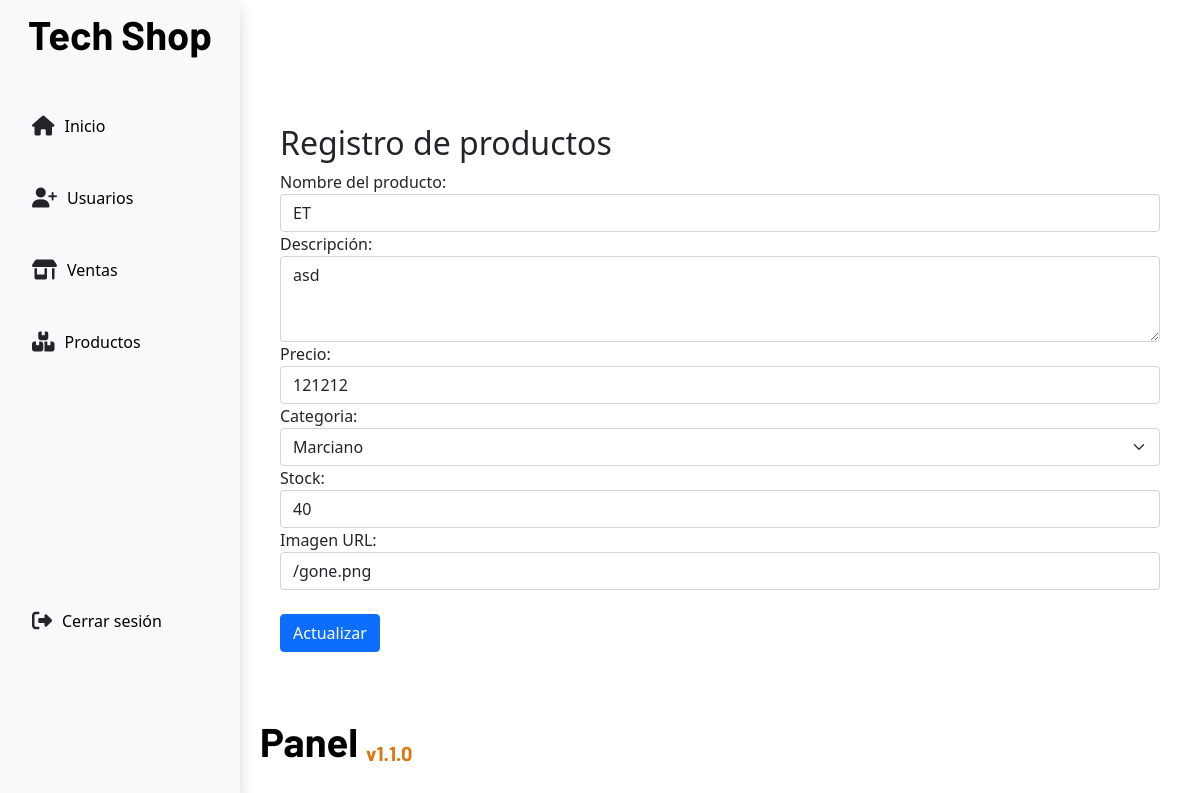
The app's page /dashboard/products/updateProduct/1 (signed in) with its own data.
### app/models.py (models this page shows)
class Products(models.Model):
    name = models.CharField(max_length=255,null=False)
    description = models.TextField(null=False)
    price = models.PositiveIntegerField(null=False)
    category = models.ForeignKey(ProductCategory, on_delete=models.PROTECT)
    stock = models.PositiveIntegerField(null=False)
    urlImage = models.URLField(null=False)

### app/views.py (the view, shortened to what this page needs)
# urls.py: path('dashboard/products/updateProduct/<int:id>',views.updateProduct,name='updateProduct'),
def updateProduct(request,id):
    productToUpdate = get_object_or_404(Products,id=id)
    if request.method == 'GET':
        categorys = ProductCategory.objects.all()
        return render(request, 'adShop/productsCrud/updateProds.html',{'productToUpdate':productToUpdate,'categorys':categorys})

### app/context_processors.py (called while the page is built)
def is_auth(request):
    user_auth = request.session.get("isAuthenticated")
    role = request.session.get("role")
    return {
        "user_auth": user_auth,
        "role": role
    }

### app/templates/adShop/productsCrud/updateProds.html (shortened to what this page needs)
{% extends 'adShop/base.html' %}
{% block content %}
<div class="container mt-5">
    <h2>Registro de productos</h2>
    <form method="post">
        <div class="form-group">
            <label for="productName">Nombre del producto:</label>
            <input type="text" class="form-control" id="productName" name="name" value="{{productToUpdate.name}}" required>
        </div>
        <div class="form-group">
            <label for="productDescription">Descripción:</label>
            <textarea class="form-control" id="productDescription" name="description" rows="3" value="{{productToUpdate.description}}" required>{{productToUpdate.description}}</textarea>
        </div>
        <div class="form-group">
            <label for="productPrice">Precio:</label>
            <input type="number" class="form-control" id="productPrice" name="price" value="{{productToUpdate.price}}" required>
        </div>
        <div class="form-group">
            <label for="productCategory">Categoria:</label>
            <select class="form-select" name="category" id="category">
                {% for category in categorys %}
                <option value="{{category.id}}">{{category.category}}</option>
                {% endfor %}
            </select>
        </div>
        <div class="form-group">
            <label for="productStock">Stock:</label>
            <input type="number" class="form-control" id="productStock" name="stock" value="{{productToUpdate.stock}}" required>
        </div>
        <div class="form-group">
            <label for="productImage">Imagen URL:</label>
            <input type="url" class="form-control" id="productImage" name="urlImage" value="{{productToUpdate.urlImage}}" required>
        </div>
        <button type="submit" class="btn btn-primary mt-4">Actualizar</button>
    </form>
</div>
{% endblock content %}

### app/static/css/panel.css (style rules this page uses)
:root { --titles: "Barlow", sans-serif; --primary: #1ea4a2; --primary: #1ea4a2; --light: #eef0f4; --grey: #fafafa; --black: #06070a; --blackclaire: #1d2125; --oceanBlue: #172d4f; }
* { box-sizing: border-box; margin: 0; padding: 0; }
html, body { min-height: 100%; height: 100%; }

### records on screen
Products: name "ET", description "asd", price "121212", stock "40", urlImage "/gone.png"

### other values on screen
form field category "Marciano"
